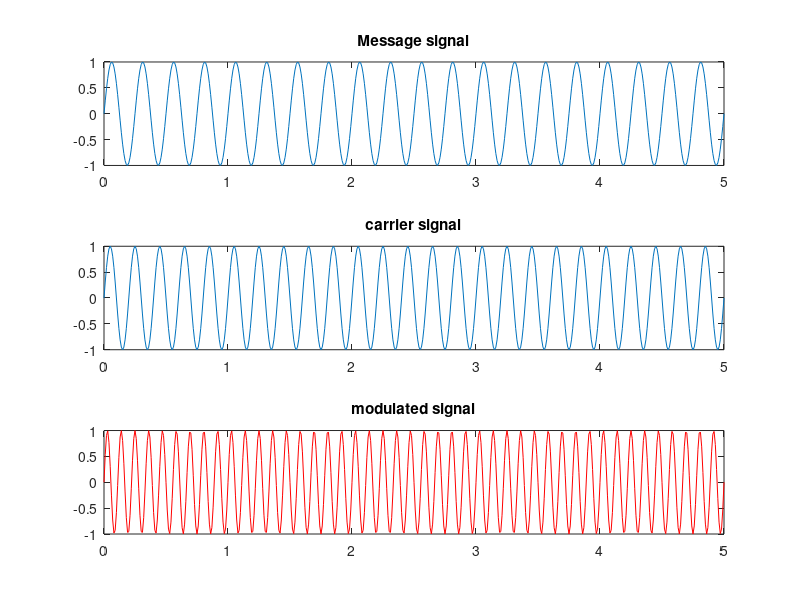

MATLAB code for this plot:
clear;
%Ac = input('amplitude of the carrier signal Ac ');
%Am = input('amplitude of the message signal Am ');
%Fc = input('Frequency of the carrier signal Fc ');
%Fm = input('Frequency of the message signal Fm');
Ac=1,Am=1,Fc=5,Fm=4,T=5;
%T = input('time period T ');
t = 0:0.01:T;
Ym=Am.*sin(2*pi*Fm*t);
subplot(311);
plot(t,Ym);
title('Message signal');

Yc=Ac.*sin(2*pi*Fc*t);
subplot(312);
plot(t,Yc);
title('carrier signal');

Z=Ac.*sin(2*pi*Fc*t+((Am/Ac).*(2*pi*Fm*t)));
subplot(313);
plot(t,Z,'r');
title('modulated signal');